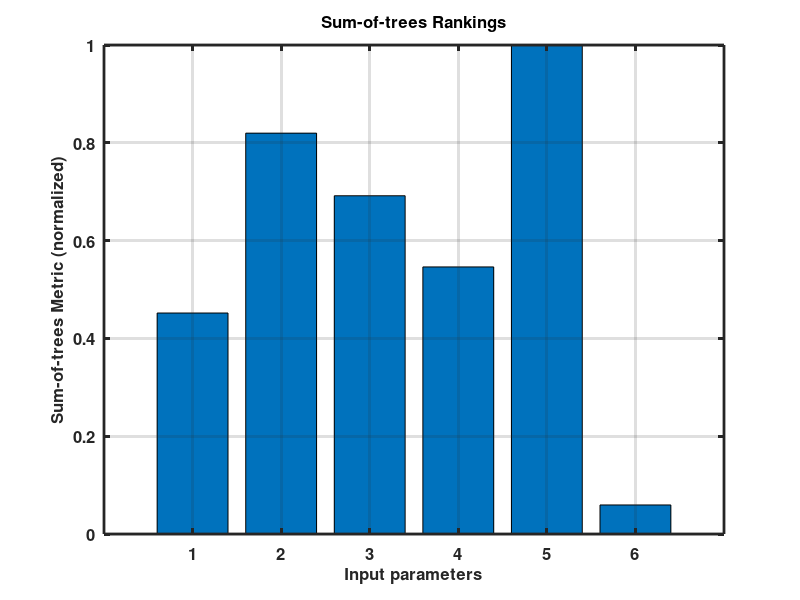

The MATLAB script that drew this image:
if exist('noCLF') 
   hold off
else
   clf
end;
A = [
4.518977e-001
8.197220e-001
6.917091e-001
5.461490e-001
1.000000e+000
5.937829e-002
];
bar(A, 0.8);
set(gca,'linewidth',2)
set(gca,'fontweight','bold')
set(gca,'fontsize',12)
grid on
box on
title('Sum-of-trees Rankings','FontWeight','bold','FontSize',12)
xlabel('Input parameters','FontWeight','bold','FontSize',12)
ylabel('Sum-of-trees Metric (normalized)','FontWeight','bold','FontSize',12)
